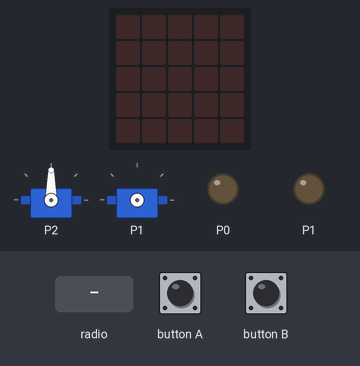
This program was run on a simulated BBC micro:bit (MakeCode). On the bench: 2 × servo, the board's 5×5 LED display, output pins drawn as LEDs (lit = HIGH). The inputs (shaded band) are chosen by the test bench. Servo angles are drawn from the pulse width (0.5 ms = 0°, 2.5 ms = 180°); pins used as bus, display or sensor lines are not drawn.

Above: at 1.2 s.
1.3 s: radio message "A=1" arrives
At 2.7 s:
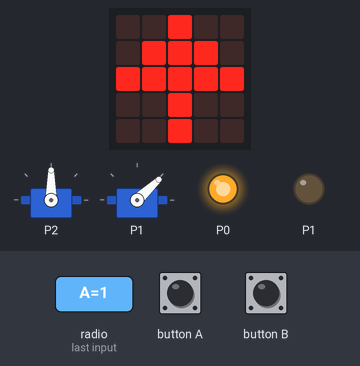
3.8 s: radio message "A=0" arrives
At 5.0 s:
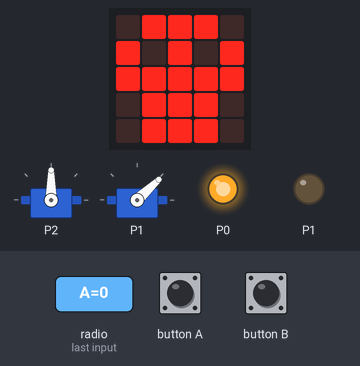
5.3 s: radio message "A=1" arrives
At 5.8 s:
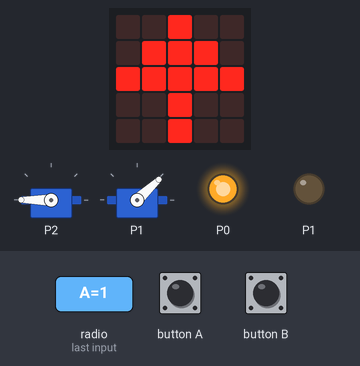
7.8 s: radio message "R=1" arrives
At 8.1 s:
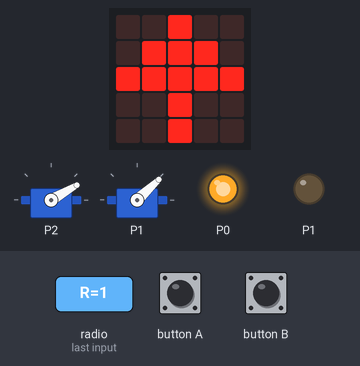
9.3 s: radio message "R=-1" arrives
At 10.5 s:
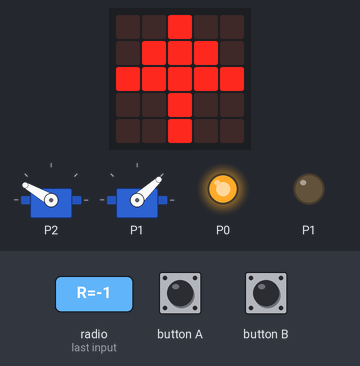
10.8 s: radio message "A=-1" arrives
At 11.6 s:
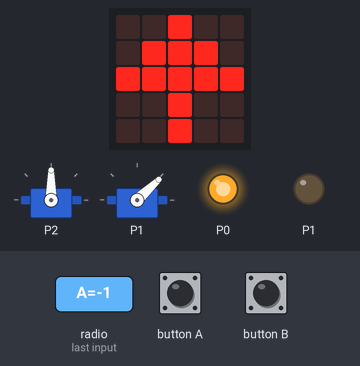
Timing chart, 0 to 13.3 s (numbered marks = the images above; inputs shaded):
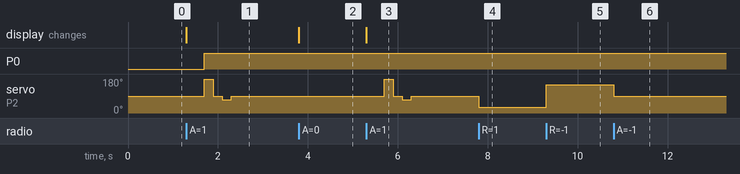

Measured:
- after the input at 1.3 s, P0: LOW → HIGH after 0.40 s; servo on P2: 90° → 180° after 0.40 s, → 90° 0.20 s later, → 70° 0.20 s later, → 90° 0.20 s later; the display: changes at once (image 1)
- after the input at 3.8 s, the display: changes at once (image 2)
- after the input at 5.3 s, servo on P2: 90° → 180° after 0.40 s, → 90° 0.20 s later, → 70° 0.20 s later, → 90° 0.20 s later; the display: changes at once (image 3)
- after the input at 7.8 s, servo on P2: 90° → 30° at once
- after the input at 9.3 s, servo on P2: 30° → 150° at once
- after the input at 10.8 s, servo on P2: 150° → 90° at once

The program:

main.ts
```typescript
/**
 * PIN1 == Fremdrift (Gul, IN1/IN2)
 *
 * PIN0 == Opdrift    (Grøn, IN3/IN4)
 *
 * PIN2 == Servo (Blå)
 */
input.onButtonPressed(Button.A, function () {
    pins.digitalWritePin(DigitalPin.P1, 0)
    pins.digitalWritePin(DigitalPin.P0, 0)
})
input.onButtonPressed(Button.B, function () {
    pins.digitalWritePin(DigitalPin.P1, 0)
    pins.digitalWritePin(DigitalPin.P0, 0)
})
radio.onReceivedValue(function (name, value) {
    if (name == "A" && value == 1) {
        ARM = 1
        basic.showLeds(`
            . . # . .
            . # # # .
            # # # # #
            . . # . .
            . . # . .
            `)
        pins.analogWritePin(AnalogPin.P0, 1023)
        pins.servoWritePin(AnalogPin.P2, 200)
        basic.pause(200)
        pins.servoWritePin(AnalogPin.P2, 90)
        basic.pause(200)
        pins.servoWritePin(AnalogPin.P2, 70)
        basic.pause(200)
        pins.servoWritePin(AnalogPin.P2, 90)
        pins.analogWritePin(AnalogPin.P1, 50)
    } else if (name == "A" && value == 0) {
        ARM = 0
        pins.analogWritePin(AnalogPin.P0, 0)
        pins.analogWritePin(AnalogPin.P1, 0)
        basic.showIcon(IconNames.Skull)
    } else if (name == "R" && value == -1 && ARM == 1) {
        pins.servoWritePin(AnalogPin.P2, 150)
    } else if (name == "R" && value == 1 && ARM == 1) {
        pins.servoWritePin(AnalogPin.P2, 30)
    } else {
        pins.servoWritePin(AnalogPin.P2, 90)
    }
})
let ARM = 0
radio.setGroup(107)
radio.setTransmitPower(7)
pins.servoWritePin(AnalogPin.P2, 90)
pins.digitalWritePin(DigitalPin.P1, 0)
pins.digitalWritePin(DigitalPin.P0, 0)
basic.forever(function () {

})
```

test.ts
```typescript
// test ender her, dette bliver ikke kompileret, når denne pakke bruges som en udvidelse.
```
